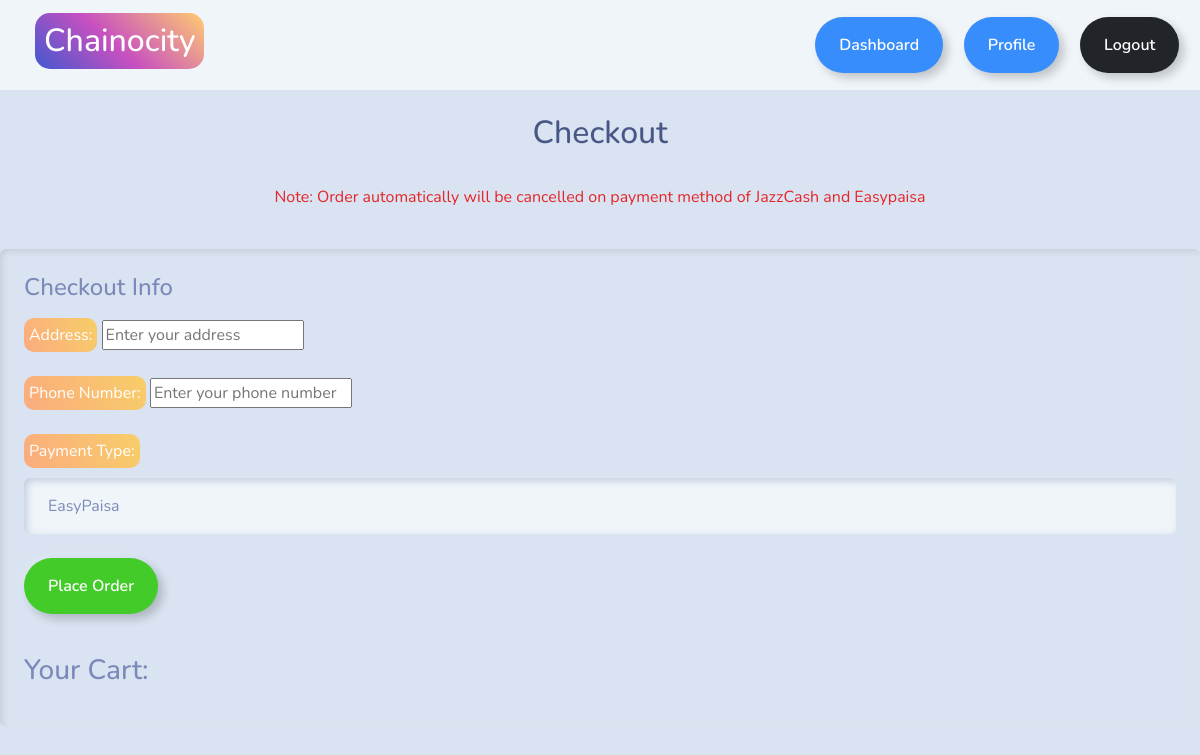
Page /checkout/ (signed in) on the earlier database version.
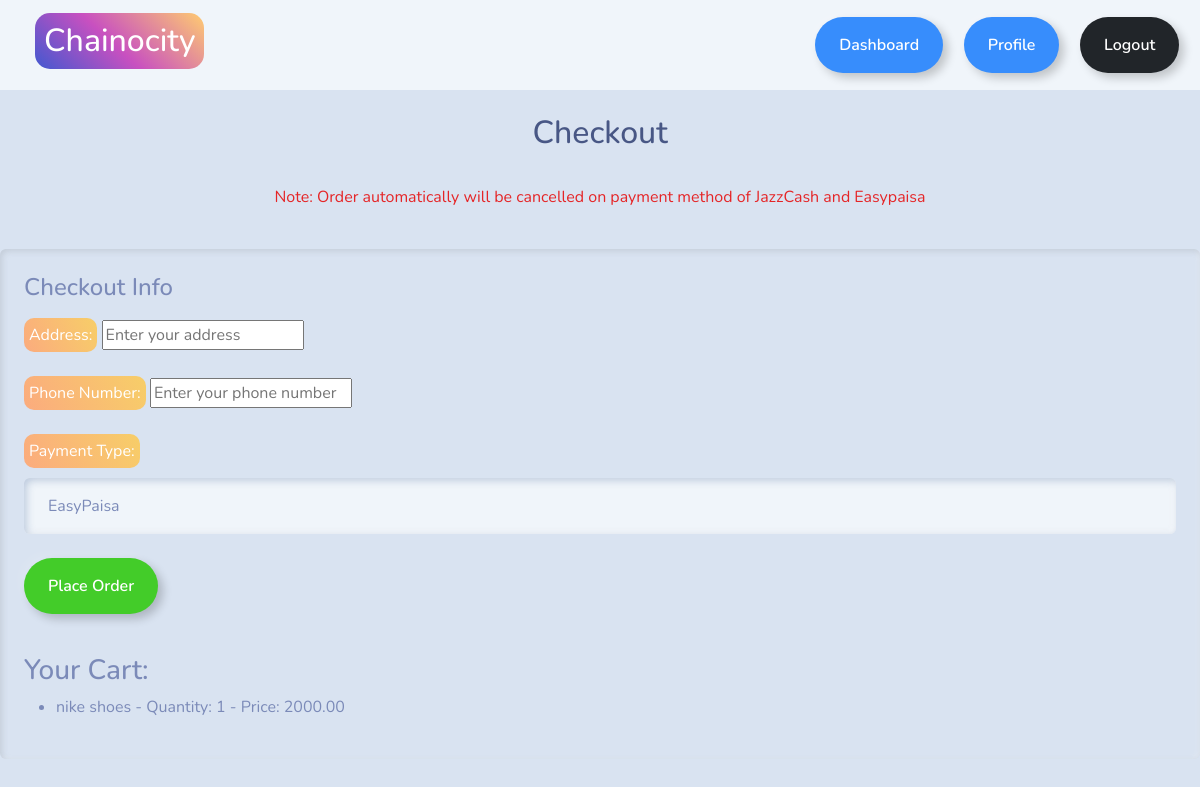
Same page on the later database version.
### myapp/models.py (models this page shows, shortened)
class CartItem(models.Model):
    product = models.ForeignKey(Product, on_delete=models.CASCADE)
    quantity = models.PositiveIntegerField(default=1)
    user = models.ForeignKey(User, on_delete=models.CASCADE)
    def total_price(self):
        return self.product.p_price * self.quantity

class Product(models.Model):
    p_title = models.CharField(max_length=85)
    p_price = models.DecimalField(max_digits=10, decimal_places=2)
    p_desc = models.TextField()
    p_stock = models.PositiveIntegerField()
    category = models.ForeignKey(Category, on_delete=models.CASCADE,null=True)
    p_image = models.ImageField(upload_to='product_images/', null=True, blank=True, default='default_p.jpg')
    p_image2 = models.ImageField(upload_to='product_images/', null=True, blank=True, default='default_p.jpg')
    p_image3 = models.ImageField(upload_to='product_images/', null=True, blank=True, default='default_p.jpg')
    date_posted = models.DateTimeField(auto_now_add=True)

### myapp/views.py (the view)
# urls.py: path('checkout/', views.checkout, name='checkout'),
@login_required(login_url='my_login')
def checkout(request):
    user_cart = Cart.objects.get(user=request.user)
    cart_items = user_cart.items.all()
    if request.method == 'POST':
        form = CheckoutForm(request.POST)
        if form.is_valid():
            total_price = user_cart.total_cart_price() + Decimal(250)
            new_order = Order(
                user=request.user,
                address=form.cleaned_data['address'],
                phone_number=form.cleaned_data['phone_number'],
                payment_type=form.cleaned_data['payment_type'],
                total_price=total_price,  # Updated total_price calculation
            )
            new_order.save()
            new_order.items.set(cart_items)
            user_cart.items.clear()
            return redirect('order_confirmation', order_id=new_order.id)
    else:
        form = CheckoutForm()
    context = {
        'form': form,
        'cart_items': cart_items,
    }
    return render(request, 'checkout.html', context)

### myapp/forms.py (shortened to what this page needs)
class CheckoutForm(forms.Form):
    ADDRESS_MAX_LENGTH = 255
    PHONE_NUMBER_MAX_LENGTH = 11
    PAYMENT_CHOICES = [
        ('easypaisa', 'EasyPaisa'),
        ('jazzcash', 'JazzCash'),
        ('cashondelivery', 'Cash On Delivery'),
    ]
    address = forms.CharField(max_length=ADDRESS_MAX_LENGTH, widget=forms.TextInput(attrs={'placeholder': 'Enter your address'}))
    phone_number = forms.CharField(max_length=PHONE_NUMBER_MAX_LENGTH, widget=forms.TextInput(attrs={'placeholder': 'Enter your phone number'}))
    payment_type = forms.ChoiceField(choices=PAYMENT_CHOICES, widget=forms.Select(attrs={'class': 'form-control'}))

### templates/checkout.html (shortened to what this page needs)
{% load static %}
<!DOCTYPE html>
<html lang="en">
<head>
  <link rel="stylesheet" type="text/css" href="https://bootswatch.com/5/morph/bootstrap.min.css" >
  <link rel="stylesheet" type="text/css" href="{% static 'css/styles.css' %}" >
</head>
<body>
  {% include 'base.html' %}
  <br>
  <h2 class="text-center">Checkout</h2>
  <br>
  <div style="display: flex; justify-content: center;">
    <p class="text-danger">Note: Order automatically will be cancelled on payment method of JazzCash and Easypaisa </p>
  </div>
  <br>
  <div class="card">
    <div class="card-body">
      <h4 class="card-title">Checkout Info</h4>
      <p class="card-text">
        <form method="post" action="{% url 'checkout' %}">
          <div class="form-group">
            <label for="{{ form.address.id_for_label }}" style="background-color: #FBAB7E;
            background-image: linear-gradient(62deg, #FBAB7E 0%, #F7CE68 100%);
            padding: 5px; color: white; border-radius: 10px;">Address:</label>
              {{ form.address  }}
          </div>
          <br>
          <div class="form-group">
            <label for="{{ form.phone_number.id_for_label }}" style="background-color: #FBAB7E;
            background-image: linear-gradient(62deg, #FBAB7E 0%, #F7CE68 100%);
            padding: 5px; color: white; border-radius: 10px;">Phone Number:</label>
            {{ form.phone_number }}
          </div>
          <br>
          <div class="form-group">
            <label for="{{ form.payment_type.id_for_label }}" style="background-color: #FBAB7E;
            background-image: linear-gradient(62deg, #FBAB7E 0%, #F7CE68 100%);
            padding: 5px; color: white; border-radius: 10px; margin-bottom: 10px;" >Payment Type:</label>
            {{ form.payment_type }}
          </div>
          <br>
          <button type="submit" class="btn btn-outline-success">Place Order</button>
        </form>
      </p>
      <br>
      <h3>Your Cart:</h3>
<ul>
    {% for cart_item in cart_items %}
        <li>{{ cart_item.product.p_title }} - Quantity: {{ cart_item.quantity }} - Price: {{ cart_item.total_price }}</li>
    {% endfor %}
</ul>
    </div>
  </div>
</body>
</html>

Differences in the rows shown:
added CartItem: product.p_title "nike shoes", quantity "1", total_price "2000.00"
